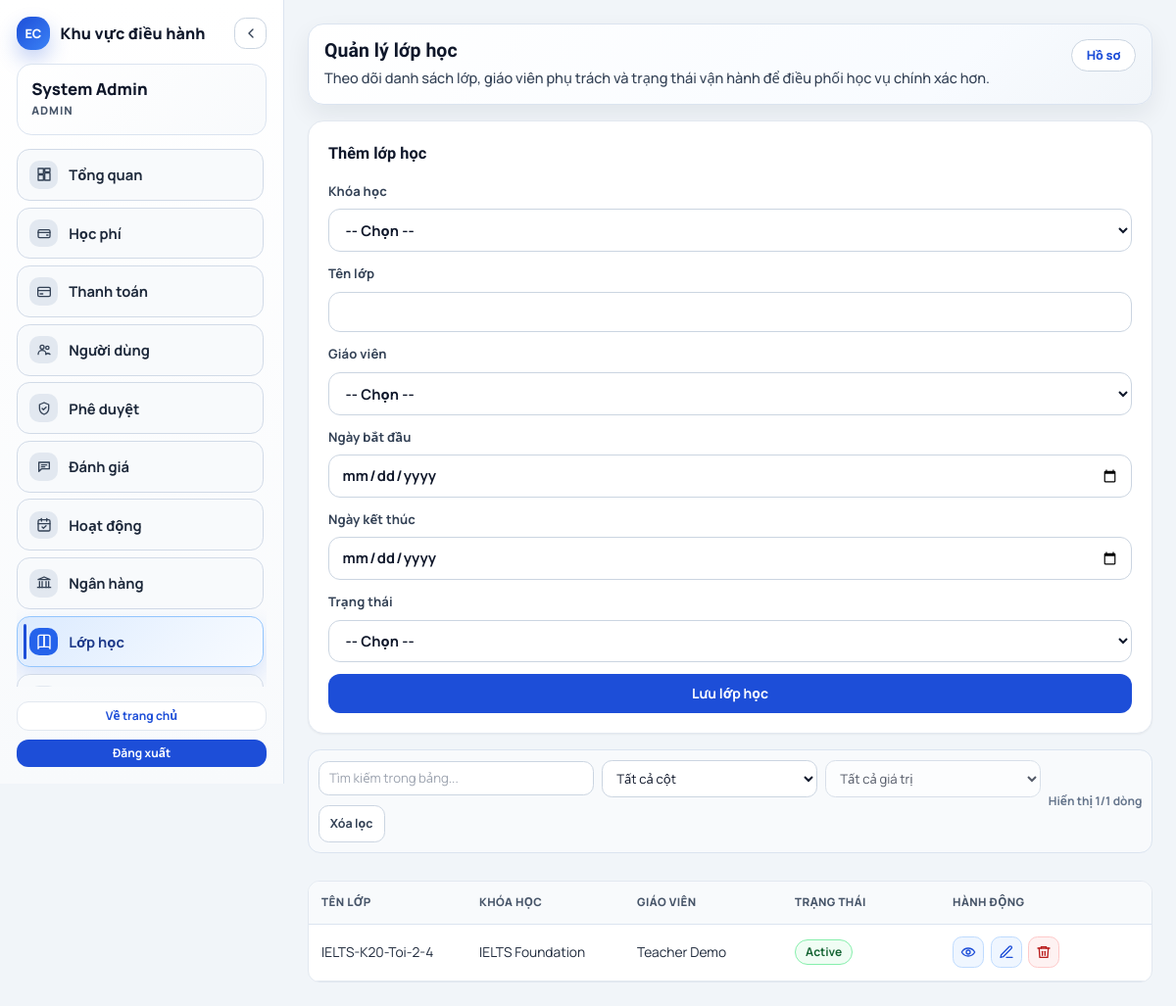
Page /?page=classes-academic (signed in) on the earlier database version.
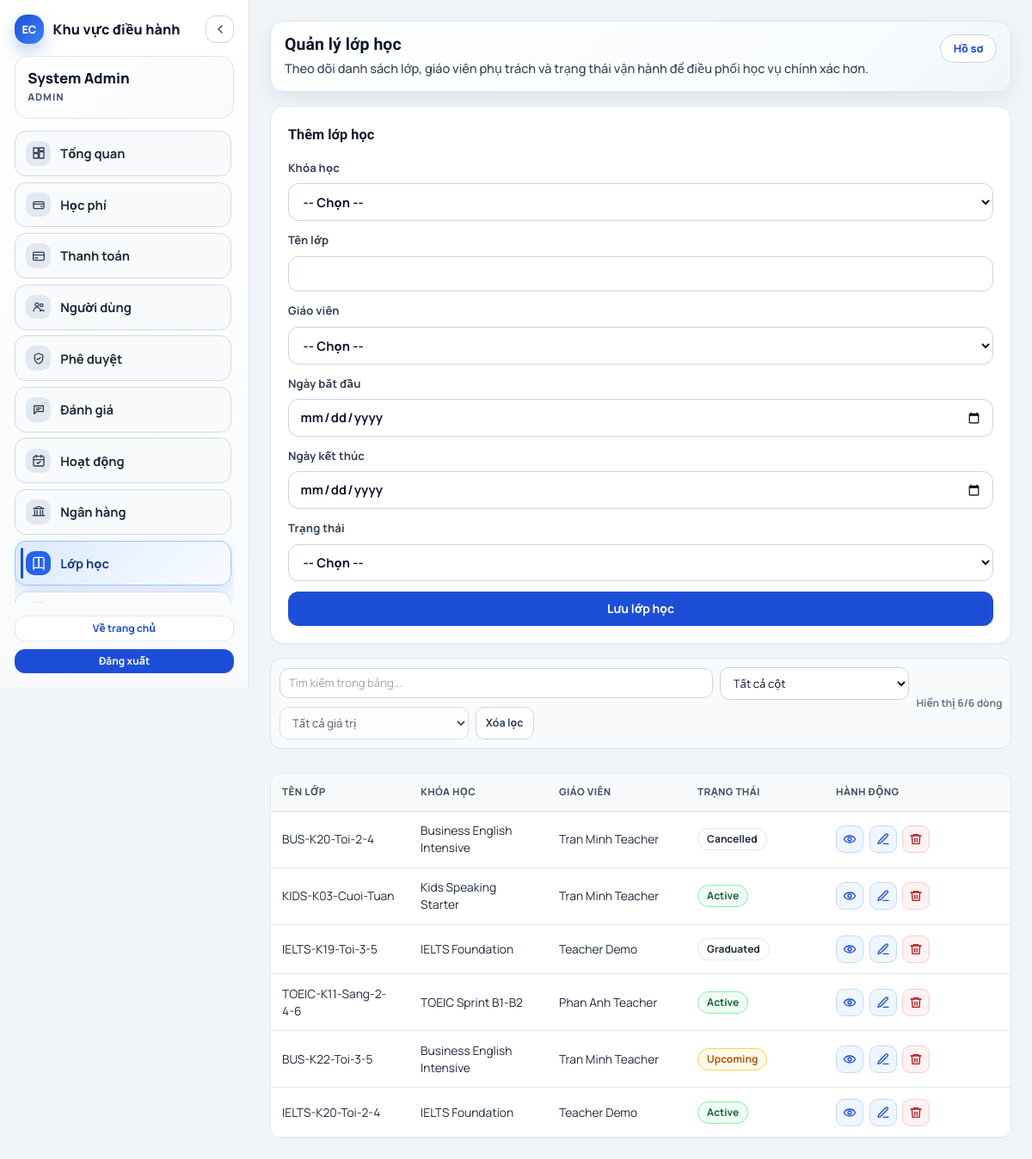
Same page on the later database version.
### tables this page shows
CREATE TABLE classes (
    id BIGINT UNSIGNED AUTO_INCREMENT PRIMARY KEY,
    course_id BIGINT UNSIGNED NOT NULL,
    class_name VARCHAR(150) NOT NULL,
    teacher_id BIGINT UNSIGNED NOT NULL,
    start_date DATE,
    end_date DATE,
    status ENUM('upcoming', 'active', 'graduated', 'cancelled') NOT NULL DEFAULT 'upcoming',
    CONSTRAINT fk_classes_course FOREIGN KEY (course_id) REFERENCES courses(id),
    CONSTRAINT fk_classes_teacher_user FOREIGN KEY (teacher_id) REFERENCES users(id)
);

CREATE TABLE courses (
    id BIGINT UNSIGNED AUTO_INCREMENT PRIMARY KEY,
    course_name VARCHAR(180) NOT NULL,
    description TEXT,
    base_price DECIMAL(12,2) NOT NULL DEFAULT 0,
    total_sessions INT NOT NULL DEFAULT 0
);

CREATE TABLE users (
    id BIGINT UNSIGNED AUTO_INCREMENT PRIMARY KEY,
    username VARCHAR(120) NOT NULL UNIQUE,
    password VARCHAR(255) NOT NULL,
    full_name VARCHAR(150) NOT NULL,
    role_id BIGINT UNSIGNED NOT NULL,
    phone VARCHAR(20) DEFAULT NULL,
    email VARCHAR(150) DEFAULT NULL,
    avatar VARCHAR(255) DEFAULT NULL,
    status ENUM('active', 'inactive') NOT NULL DEFAULT 'active',
    created_at TIMESTAMP NOT NULL DEFAULT CURRENT_TIMESTAMP,
    updated_at TIMESTAMP NOT NULL DEFAULT CURRENT_TIMESTAMP ON UPDATE CURRENT_TIMESTAMP,
    deleted_at TIMESTAMP NULL DEFAULT NULL,
    CONSTRAINT fk_users_role FOREIGN KEY (role_id) REFERENCES roles(id)
);

### public_html/core/auth.php (called while the page is built, shortened)
<?php
require_once __DIR__ . '/database.php';
function auth_permissions(): array
{
	return $_SESSION['auth_permissions'] ?? [];
}
function has_permission(string $slug): bool
{
	return in_array($slug, auth_permissions(), true);
}

### public_html/core/database.php (called while the page is built, shortened)
<?php
final class Database
{
	private static ?PDO $instance = null;
	public static function connection(): PDO
	{
		if (self::$instance instanceof PDO) {
			return self::$instance;
		}
		$dsn = sprintf('mysql:host=%s;port=%s;dbname=%s;charset=utf8mb4', DB_HOST, DB_PORT, DB_NAME);
		self::$instance = new PDO($dsn, DB_USER, DB_PASS, [
			PDO::ATTR_ERRMODE => PDO::ERRMODE_EXCEPTION,
			PDO::ATTR_DEFAULT_FETCH_MODE => PDO::FETCH_ASSOC,
			PDO::ATTR_EMULATE_PREPARES => false,
		]);
		return self::$instance;
	}
}

### public_html/models/AcademicModel.php (called while the page is built, shortened)
<?php
require_once __DIR__ . '/tables/ClassesTableModel.php';
final class AcademicModel
{
    private ClassesTableModel $classesTable;
    public function __construct()
    {
        $this->classesTable = new ClassesTableModel();
    }
    public function listClasses(): array
    {
        return $this->classesTable->listDetailedWithProgress();
    }
}

### public_html/models/tables/ClassesTableModel.php (called while the page is built, shortened)
<?php
final class ClassesTableModel extends BaseTableModel
{
    public function listDetailedWithProgress(): array
    {
        $sql = "SELECT c.id, c.class_name, c.start_date, c.end_date, c.status,
                co.course_name, u.full_name AS teacher_name, c.course_id, c.teacher_id,
                COALESCE(lp.total_lessons, 0) AS total_lessons,
                COALESCE(lp.completed_lessons, 0) AS completed_lessons,
                CASE
                    WHEN COALESCE(lp.total_lessons, 0) = 0 THEN 0
                    ELSE ROUND((COALESCE(lp.completed_lessons, 0) / lp.total_lessons) * 100)
                END AS progress_percent
            FROM classes c
            INNER JOIN courses co ON co.id = c.course_id
            INNER JOIN users u ON u.id = c.teacher_id
            LEFT JOIN (
                SELECT l.class_id,
                       COUNT(*) AS total_lessons,
                       SUM(CASE WHEN l.lesson_date <= CURDATE() THEN 1 ELSE 0 END) AS completed_lessons
                FROM lessons l
                GROUP BY l.class_id
            ) lp ON lp.class_id = c.id
            ORDER BY c.id DESC";
        return $this->fetchAll($sql);
    }
}

### public_html/core/table_model_utils.php (called while the page is built, shortened)
<?php
require_once __DIR__ . '/database.php';
trait TableModelUtils
{
    protected PDO $pdo;
    public function __construct(?PDO $pdo = null)
    {
        $this->pdo = $pdo ?? Database::connection();
    }
    protected function fetchAll(string $sql, array $params = []): array
    {
        return $this->prepareAndExecute($sql, $params)->fetchAll();
    }
    private function prepareAndExecute(string $sql, array $params = []): PDOStatement
    {
        if ($params === []) {
            $statement = $this->pdo->query($sql);
            return $statement;
        }
        $statement = $this->pdo->prepare($sql);
        $statement->execute($params);
        return $statement;
    }
}

### public_html/core/response.php (called while the page is built, shortened)
<?php
function e(string $value): string
{
	return htmlspecialchars($value, ENT_QUOTES, 'UTF-8');
}
function ui_btn_danger_classes(string $size = 'sm'): string
{
	$sizeClass = match ($size) {
		'sm' => 'px-3 py-1.5 text-xs',
		'md' => 'px-4 py-2.5 text-sm',
		default => 'px-3 py-1.5 text-xs',
	};
	return 'inline-flex items-center justify-center rounded-xl border border-rose-200 bg-white ' . $sizeClass . ' font-bold text-rose-700 transition hover:bg-rose-50';
}

### public_html/core/page_routes.php (called while the page is built, shortened)
<?php
function page_route_definitions(): array
{
	return [
		'home' => ['directory' => 'home', 'aliases' => []],
		'login' => ['directory' => 'login', 'aliases' => []],
		'logout' => ['directory' => 'logout', 'aliases' => []],
		'admin' => ['directory' => 'admin', 'aliases' => []],
		'profile' => ['directory' => 'profile', 'aliases' => []],
		'classes-my' => ['directory' => 'my-classes', 'aliases' => ['my-classes']],
		'assignments-my' => ['directory' => 'assignments', 'aliases' => ['assignments']],
		'dashboard-student' => ['directory' => 'student-dashboard', 'aliases' => ['student-dashboard']],
		'dashboard-teacher' => ['directory' => 'teacher-dashboard', 'aliases' => ['teacher-dashboard']],
		'dashboard-admin' => ['directory' => 'admin-dashboard', 'aliases' => ['admin-dashboard']],
		'users-admin' => ['directory' => 'admin-users', 'aliases' => ['admin-users']],
		'tuition-finance' => ['directory' => 'finance-tuition', 'aliases' => ['finance-tuition']],
		'payments-finance' => ['directory' => 'finance-payments', 'aliases' => ['finance-payments']],
		'feedbacks-manage' => ['directory' => 'manage-feedbacks', 'aliases' => ['manage-feedbacks']],
		'approvals-manage' => ['directory' => 'manage-approvals', 'aliases' => ['manage-approvals']],
		'activities-manage' => ['directory' => 'manage-activities', 'aliases' => ['manage-activities']],
		'bank-manage' => ['directory' => 'manage-bank', 'aliases' => ['manage-bank']],
		'classes-academic' => ['directory' => 'academic-classes', 'aliases' => ['academic-classes']],
		'classes-academic-edit' => ['directory' => 'academic-class-edit', 'aliases' => ['academic-class-edit']],
		'schedules-academic' => ['directory' => 'academic-schedules', 'aliases' => ['academic-schedules']],
		'schedules-academic-edit' => ['directory' => 'academic-schedule-edit', 'aliases' => ['academic-schedule-edit']],
		'assignments-academic' => ['directory' => 'academic-assignments', 'aliases' => ['academic-assignments']],
		'assignments-academic-edit' => ['directory' => 'academic-assignment-edit', 'aliases' => ['academic-assignment-edit']],
		'materials-academic' => ['directory' => 'academic-materials', 'aliases' => ['academic-materials']],
		'materials-academic-edit' => ['directory' => 'academic-material-edit', 'aliases' => ['academic-material-edit']],
		'portfolios-academic' => ['directory' => 'academic-portfolios', 'aliases' => ['academic-portfolios']],
		'submissions-academic' => ['directory' => 'academic-submissions', 'aliases' => ['academic-submissions']],
	];
}
function resolve_page_slug(string $page): string
{
	$normalized = strtolower(trim($page));
	$definitions = page_route_definitions();
	if (isset($definitions[$normalized])) {
		return $normalized;
	}
	return $normalized;
}
function page_url(string $canonicalSlug, array $query = []): string
{
	$resolved = resolve_page_slug($canonicalSlug);
	$queryString = http_build_query(array_merge(['page' => $resolved], $query));
	return '/?' . $queryString;
}

### public_html/pages/academic-classes/index.php (the view, shortened to what the changed rows need)
<?php
$academicModel = new AcademicModel();
$classes = $academicModel->listClasses();
$editingClass = null;
$canCreateClass = has_permission('academic.classes.create');
$canUpdateClass = has_permission('academic.classes.update');
$canDeleteClass = has_permission('academic.classes.delete');
?>
<div class="grid gap-4">
        <?php if ($canCreateClass || $canUpdateClass): ?>
            <article class="rounded-2xl border border-slate-200 bg-white p-5 shadow-sm">
                <h3><?= $editingClass ? 'Sửa lớp học' : 'Thêm lớp học'; ?></h3>
                <form class="grid gap-3" method="post" action="/api/classes/save">
                </form>
            </article>
        <?php endif; ?>
        <div class="overflow-x-auto rounded-xl border border-slate-200 bg-white">
            <table class="min-w-full border-collapse text-sm">
                <thead>
                    <tr><th>Tên lớp</th><th>Khóa học</th><th>Giáo viên</th><th>Trạng thái</th><th>Hành động</th></tr>
                </thead>
                <tbody>
                    <?php if (empty($classes)): ?>
                        <tr><td colspan="5"><div class="rounded-xl border border-dashed border-slate-300 bg-slate-50 p-6 text-center text-sm text-slate-500">Chưa có lớp học nào.</div></td></tr>
                    <?php else: ?>
                    <?php foreach ($classes as $class): ?>
                        <tr>
                            <td><?= e((string) $class['class_name']); ?></td>
                            <td><?= e((string) $class['course_name']); ?></td>
                            <td><?= e((string) $class['teacher_name']); ?></td>
                            <td><span class="inline-flex items-center rounded-full border px-2.5 py-1 text-xs font-bold capitalize is-<?= e((string) $class['status']); ?>"><?= e((string) $class['status']); ?></span></td>
                            <td>
                                <span class="inline-flex flex-wrap items-center gap-2">
                                    <?php if ($canUpdateClass): ?>
                                        <a
                                            href="<?= e(page_url('classes-academic-edit', ['id' => (int) $class['id']])); ?>"
                                            class="admin-action-icon-btn"
                                            data-action-kind="edit"
                                            data-skip-action-icon="1"
                                            title="Sửa"
                                            aria-label="Sửa"
                                        >
                                            <span class="admin-action-icon-glyph" aria-hidden="true">
                                                <svg viewBox="0 0 24 24"><path d="M12 20h9"></path><path d="M16.5 3.5a2.1 2.1 0 0 1 3 3L7 19l-4 1 1-4Z"></path></svg>
                                            </span>
                                        </a>
                                    <?php endif; ?>
                                    <?php if ($canDeleteClass): ?>
                                        <form class="inline-block" method="post" action="/api/classes/delete?id=<?= (int) $class['id']; ?>">
                                            <button
                                                class="<?= ui_btn_danger_classes('sm'); ?> admin-action-icon-btn"
                                                data-action-kind="delete"
                                                data-skip-action-icon="1"
                                                type="submit"
                                                title="Xóa"
                                                aria-label="Xóa"
                                            >
                                                <span class="admin-action-icon-glyph" aria-hidden="true">
                                                    <svg viewBox="0 0 24 24"><path d="M3 6h18"></path><path d="M8 6V4h8v2"></path><path d="M19 6l-1 14H6L5 6"></path><path d="M10 11v6"></path><path d="M14 11v6"></path></svg>
                                                </span>
                                            </button>
                                        </form>
                                    <?php endif; ?>
                                </span>
                            </td>
                        </tr>
                    <?php endforeach; ?>
                    <?php endif; ?>
                </tbody>
            </table>
        </div>
    </div>

Differences in the rows shown:
added classes: class_name "BUS-K20-Toi-2-4", course.course_name "Business English Intensive", teacher.full_name "Tran Minh Teacher", status "Cancelled"
added classes: class_name "KIDS-K03-Cuoi-Tuan", course.course_name "Kids Speaking Starter", teacher.full_name "Tran Minh Teacher", status "Active"
added classes: class_name "IELTS-K19-Toi-3-5", course.course_name "IELTS Foundation", teacher.full_name "Teacher Demo", status "Graduated"
added classes: class_name "TOEIC-K11-Sang-2-4-6", course.course_name "TOEIC Sprint B1-B2", teacher.full_name "Phan Anh Teacher", status "Active"
added classes: class_name "BUS-K22-Toi-3-5", course.course_name "Business English Intensive", teacher.full_name "Tran Minh Teacher", status "Upcoming"
Other differences:
text written by a page script: "Xóa lọc Hiển thị 1/1 dòng" → "Xóa lọc Hiển thị 6/6 dòng"
